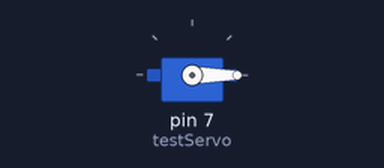
This sketch was run on a simulated Arduino Uno, built with avr-gcc and run on an emulated ATmega328P. Parts: servo.

Above: at 0.05 s.
At 1.5 s:
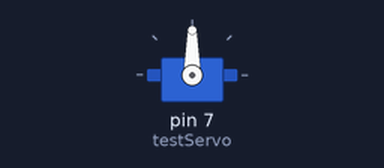
At 3.0 s:
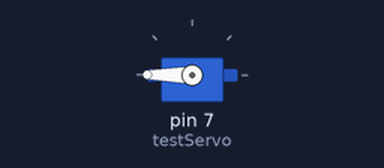
Timing chart, 0 to 6.9 s (numbered marks = the images above):
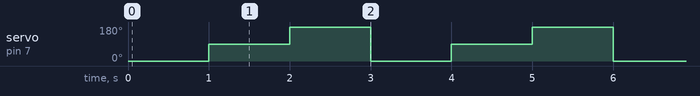

Measured:
- by itself, servo on pin 7 (testServo): repeats every 3.0 s: 180° 1.0 s, 0° 1.0 s, 90° 1.0 s

The sketch:

small_test.ino
```cpp
#include <Servo.h>

Servo testServo;

void setup() {
  testServo.attach(7);   // Signal wire on D7
}

void loop() {
  // Move to 0°
  testServo.write(0);
  delay(1000);

  // Move to 90°
  testServo.write(90);
  delay(1000);

  // Move to 180°
  testServo.write(180);
  delay(1000);
}
```
